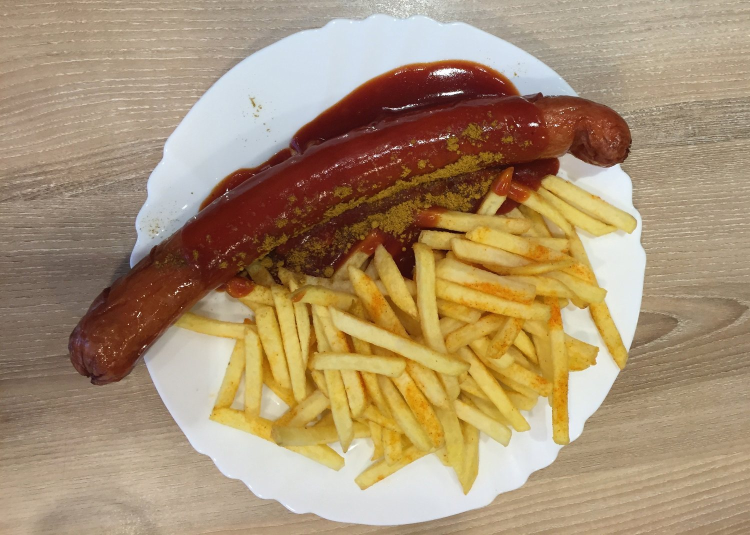
#> input picture src/assets/antwort5.jpg, 1500 x 1070 px (shown at 1/2 size)
$ python crop_images.py ../src/assets/antwort5.jpg ../src/assets/frage5.jpg
#> lines starting #> are read from the running program, lines starting #| are printed output that depends on the picture
"""Schneidet die Fotos zu Frage/Auflösung 5 auf den in der PDF sichtbaren Ausschnitt (Clip) zu.
Aufruf: python3 tools/crop_images.py <frage5.jpg roh> <antwort5.jpg roh>   (Rohbilder = per PyMuPDF extrahierte PDF-Bilder xref 65 / 70)"""
import json, sys
from PIL import Image
pages = json.load(open('tools/pages.json'))
#> (reads tools/pages.json from the repository)
for src, page, dst in ((sys.argv[1], 10, 'src/assets/frage5.jpg'), (sys.argv[2], 11, 'src/assets/antwort5.jpg')):
    _, clip, full = pages[page - 1]['imgs'][0]
    im = Image.open(src).convert('RGB'); k = im.width / (full[2] - full[0])
#> further down, im is the input picture: PIL image 1500x1070 RGB; mean R, G, B 168.9, 145.2, 114.1
#> after `k = im.width / (full[2] - full[0])`: k = 3.41
    box = [round((clip[0] - full[0]) * k), round((clip[1] - full[1]) * k), round((clip[2] - full[0]) * k), round((clip[3] - full[1]) * k)]
#> box = [56, 0, 1336, 913]
    c = im.crop(box); w = 1500; c.resize((w, round(c.height * w / c.width)), Image.LANCZOS).save(dst, quality=84, optimize=True, progressive=True)
#> after `c = im.crop(box)`:
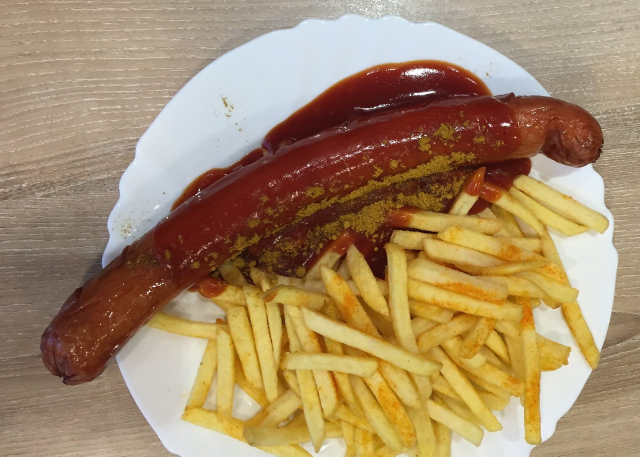
#> c: PIL image 1280x913 RGB (shown at 1/2 size); mean R, G, B 165.5, 139.1, 105.2
#> pass 2 of the loop `for src, page, dst in ((sys.argv[1], 10, 'src/assets/frage5.jpg'), (sy..`:
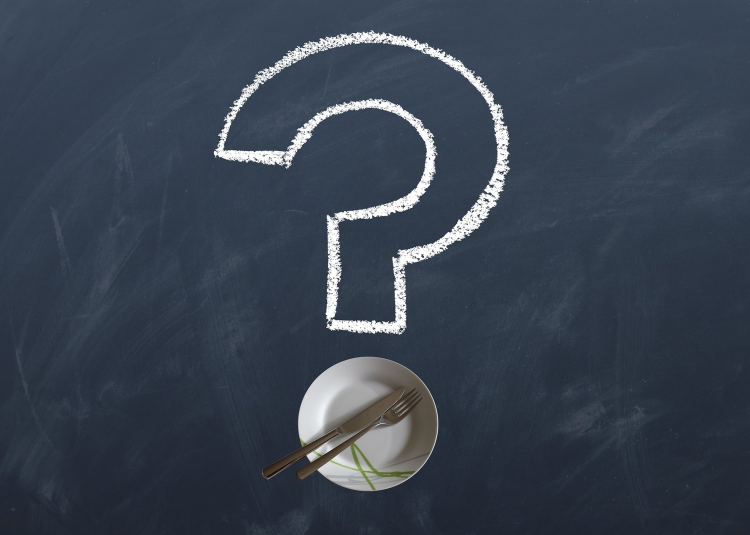
#> input picture src/assets/frage5.jpg, 1500 x 1070 px (shown at 1/2 size)
#> im is the input picture: PIL image 1500x1070 RGB; mean R, G, B 56.4, 66.3, 79.9
#> `c = im.crop(box)`:
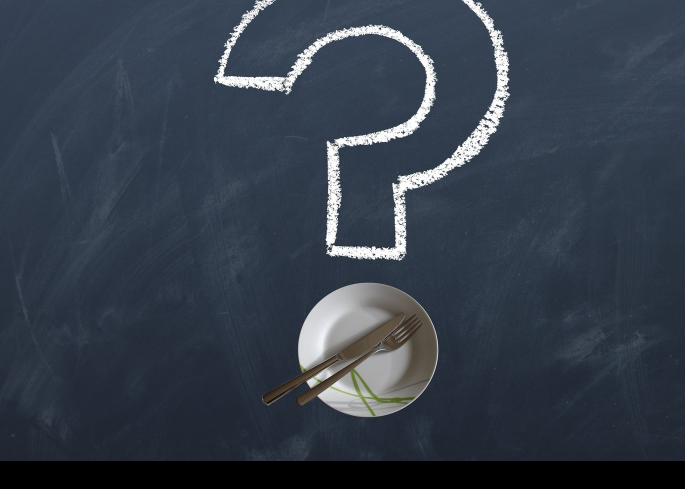
#> c: PIL image 1369x977 RGB (shown at 1/2 size); mean R, G, B 53.3, 62.2, 74.6
#> `c = im.crop(box)`:
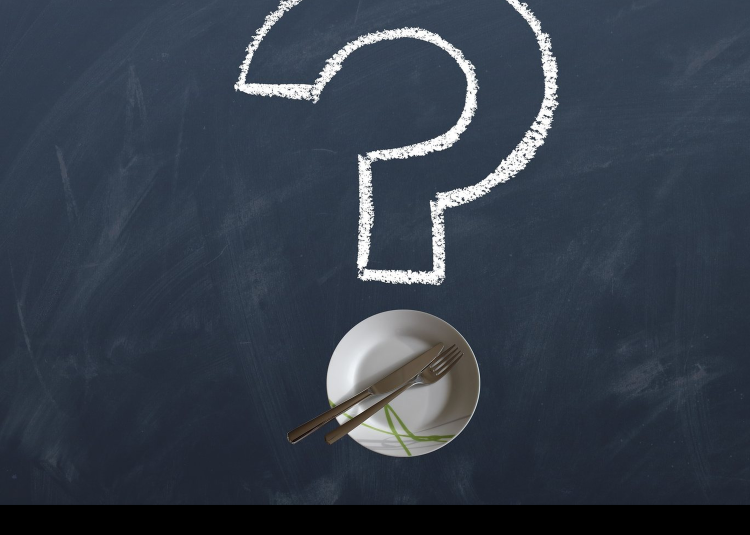
#> saved as antwort5.jpg: PIL image 1500x1070 RGB (shown at 1/2 size); mean R, G, B 53.3, 62.2, 74.5
